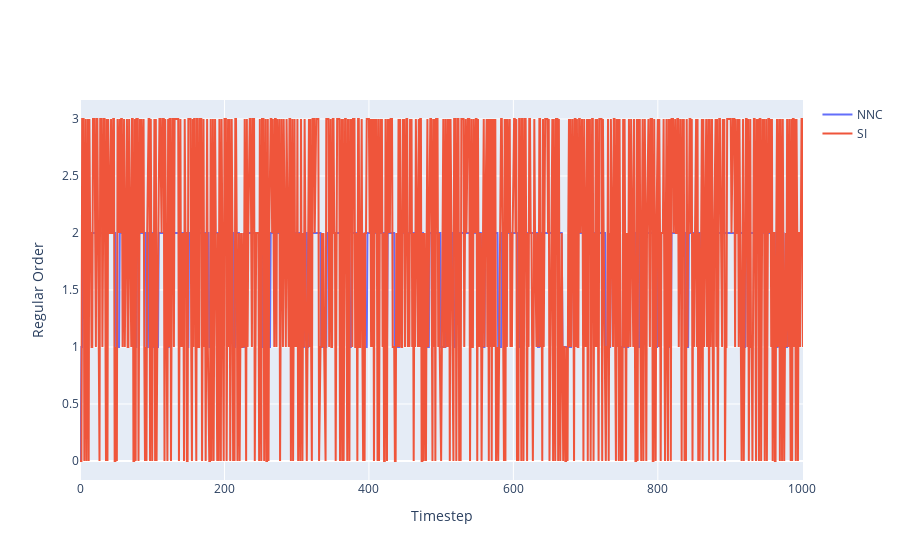

Notebook code cell kept with this figure:
### Code cell
a = go.Scatter(y=[x.item() for x in nn_qr[1:]], name='NNC')
b = go.Scatter(y=cdi_qr, name='SI')
fig = go.Figure([a,b])
fig.layout.xaxis.title = 'Timestep'
fig.layout.yaxis.title = 'Regular Order'
fig

### Figure 1 — Plotly figure (JSON) as saved in the notebook; plotly's stock layout.template omitted (floating-point values rounded to 4 significant figures; data arrays with more than 128 entries replaced by an {"elided": "..."} marker saying what was removed)
{"data": [{"name": "NNC", "type": "scatter", "y": {"elided": "1002 int values"}}, {"name": "SI", "type": "scatter", "y": {"elided": "1002 int values"}}], "layout": {"autosize": true, "xaxis": {"autorange": true, "range": [0, 1001], "title": {"text": "Timestep"}}, "yaxis": {"autorange": true, "range": [-0.1667, 3.167], "title": {"text": "Regular Order"}, "type": "linear"}}}
